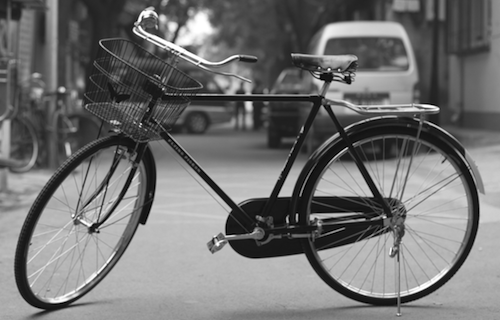
#> input picture images/bicycle.png, 500 x 320 px
$ python 4_add_sub_blend_images.py   (Python 2 division)
#> lines starting #> are read from the running program, lines starting #| are printed output that depends on the picture
# imports
import numpy as np
import cv2

# read in two image files
bicycle = cv2.imread('images/bicycle.png')
#> bicycle is the input picture: shape (320, 500, 3); min 0, max 255, mean 114.2
dolphin = cv2.imread('images/dolphin.png')
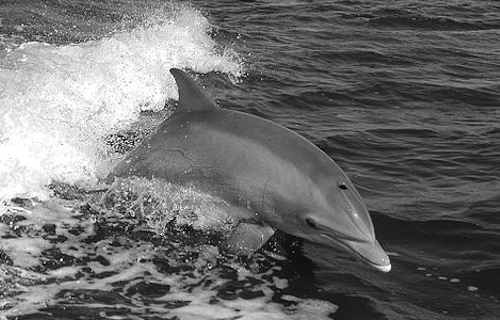
#> input picture images/dolphin.png, 500 x 320 px
#> dolphin is the input picture: shape (320, 500, 3); min 0, max 255, mean 109.1

# show original images
cv2.imshow('Bicycle Image', bicycle)
cv2.imshow('Dolphin Image', dolphin)
cv2.waitKey(0)
cv2.destroyAllWindows()

# *Note*: There is a difference between OpenCV addition and Numpy addition.
# OpenCV addition is a saturated operation while Numpy addition is a modulo
# operation, for example:
x = np.uint8([250])
y = np.uint8([10])
print 'Open CV Addition {}'.format(cv2.add(x, y)) # 250+10 = 260 => 255
print ''
print 'Numpy Addition {}'.format(x+y) # 250+10 = 260 % 256 = 4

# the need to be the same size for pairwise addition or the second img can just
# be a scalar value
if bicycle.shape[:2] == dolphin.shape[:2]:
    sum_img = cv2.add(bicycle, dolphin) # add images together
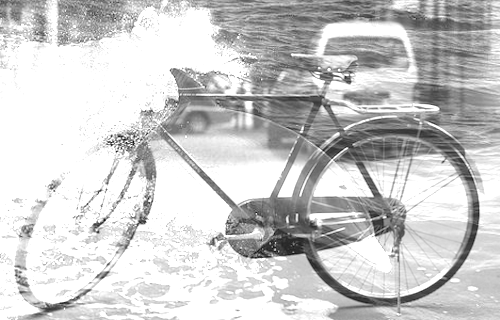
#> sum_img: shape (320, 500, 3); min 16, max 255, mean 203
    cv2.imshow('Summed Images', sum_img)
    cv2.waitKey(0)
    cv2.destroyAllWindows()

    average_img = bicycle / 2 + dolphin / 2
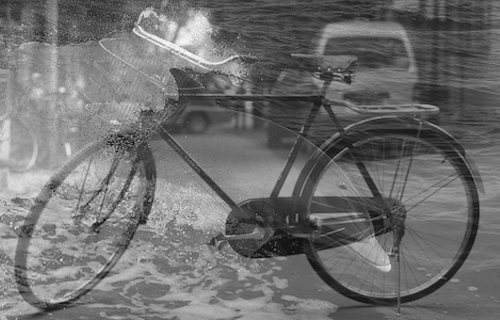
#> average_img: shape (320, 500, 3); min 8, max 254, mean 111.1
    alt_average_img = cv2.add(bicycle, dolphin) / 2
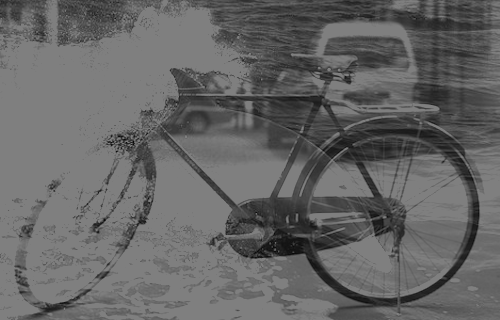
#> alt_average_img: shape (320, 500, 3); min 8, max 127, mean 101.2
    cv2.imshow('Averaged Images', average_img)
    cv2.imshow('Alt. Averaged Images', alt_average_img)
    cv2.waitKey(0)
    cv2.destroyAllWindows()

# SUBTRACTING IMAGES via the cv2.absdiff fuction
# order does not matter with absdiff
diff = cv2.absdiff(bicycle, dolphin)
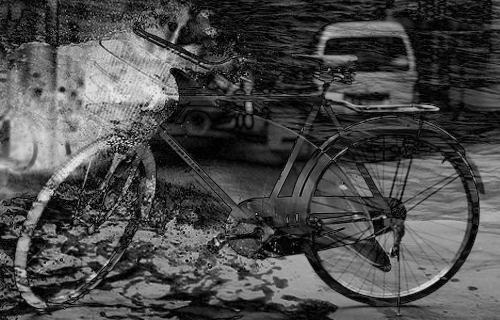
#> diff: shape (320, 500, 3); min 0, max 237, mean 74.5
cv2.imshow('Subtracted Images', diff)
cv2.waitKey(0)
cv2.destroyAllWindows()

# ALPHA BLENDING IMAGES via the blending function cv2.addWeighted
# g(x) = (1 - alpha)f_0(x) + alpha f_1(x)
# By varying alpha from 0 to 1, you can perform a cool transition between one
# image to another.
# dst = alpha * img1 + beta * img2 + gamma
dst = cv2.addWeighted(bicycle, 0.25, dolphin, 0.75, 0)
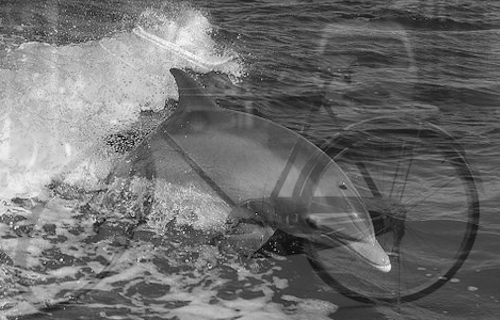
#> dst: shape (320, 500, 3); min 4, max 254, mean 110.3
cv2.imshow('Blended Images', dst)
cv2.waitKey(0)
cv2.destroyAllWindows()
